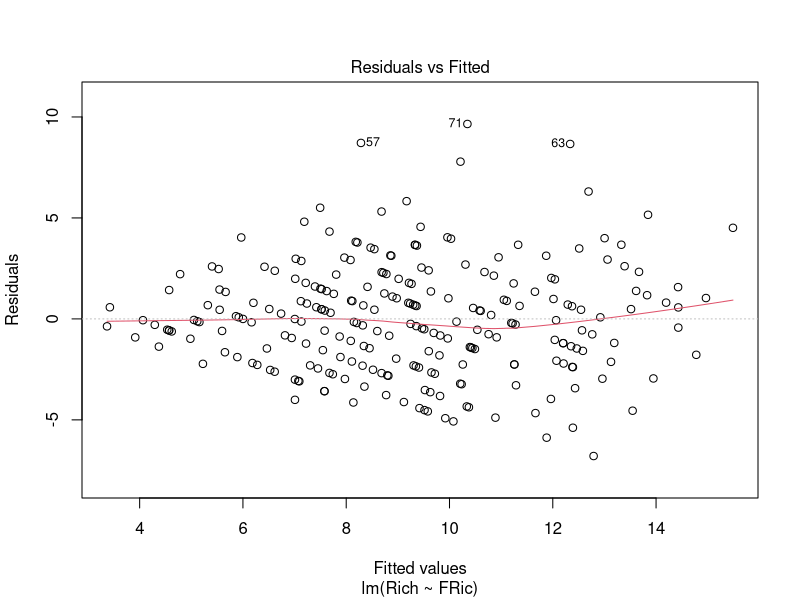
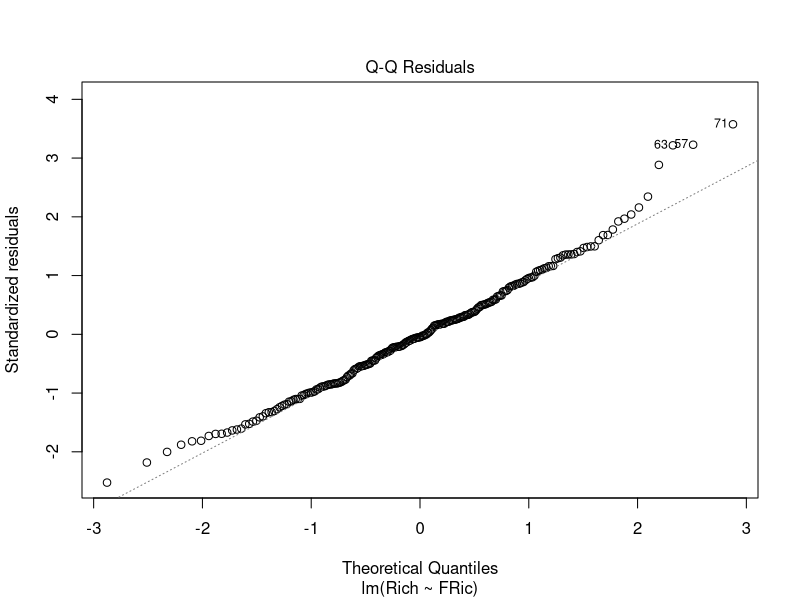
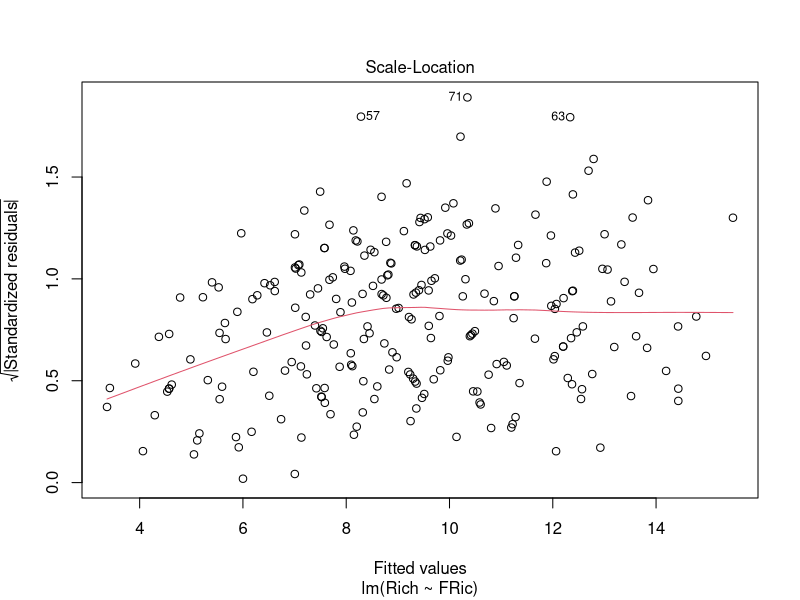
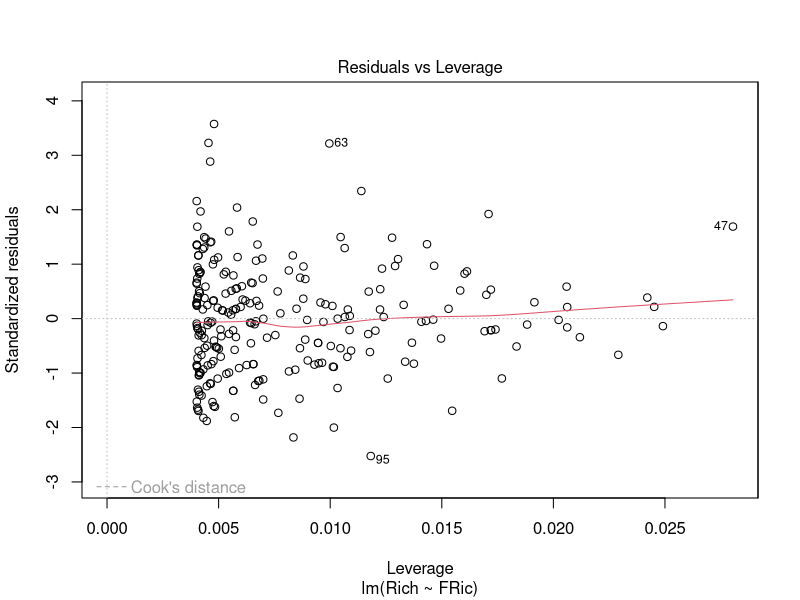
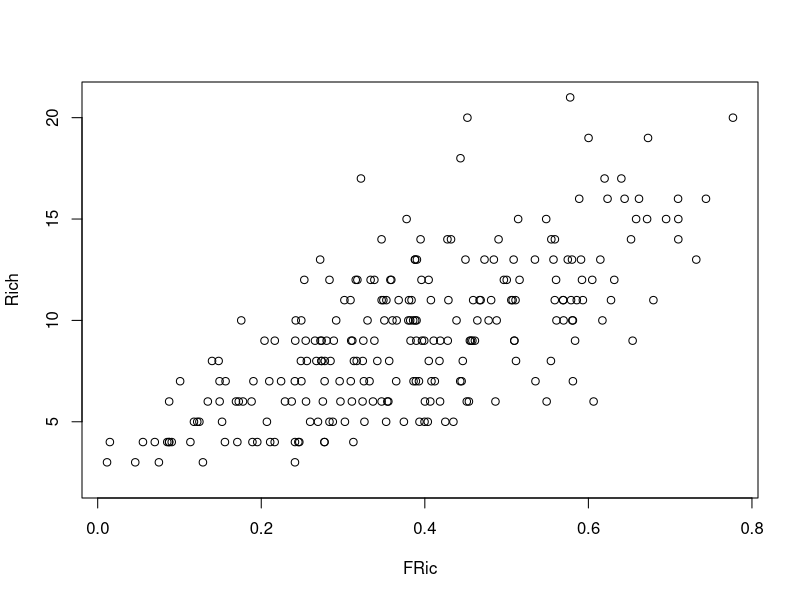
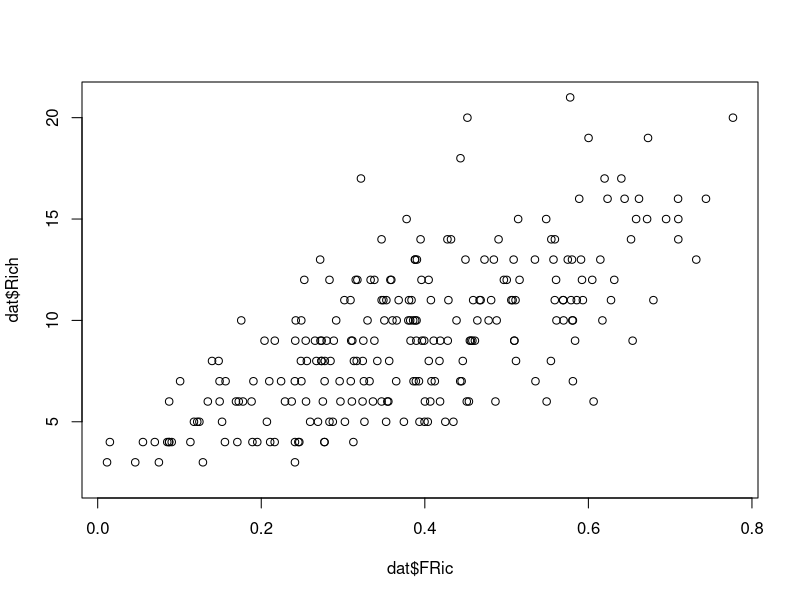

Here is the R script that generated these plots, in order: (Note: this script raises an error after producing the figures.)
# R Workshop: Basic statistics in R made simple
# Date: 10/27/2021 updated 11/01/2024
# author: katya
# R version 4.1.3 "One Push-up"

###################################
# Part 1. Configure the environment
# Set working directory (where the source files are) to the file location (only RStudio)
setwd(dirname(rstudioapi::getActiveDocumentContext()$path))

# If the above does not work (and the folder has been unzipped),
# manually set working directory by setwd("~/your path"), or, if you don't know the path,
# by going to top menu -> Session -> Set Working Directory -> Choose Directory

# Install and read in required packages, install only the packages which are not found if you call them below
# install.packages(c("reshape2", "stringi", "scales", "stringr", "plyr", "dplyr", "viridis", "ggplot2", 
#                    "vegan", "Hmisc"))
library(reshape2) # data wrangling
library(stringi) # string manipulation
library(stringr) # string manipulation
library(scales) # plotting
library(plyr) # data wrangling
library(dplyr) # data wrangling
library(viridis) # color palette
library(ggplot2) # plotting
library(vegan) # ordination
library(Hmisc) # to generate cross-correlations with p-values

# Load the file, data from https://doi.org/10.1086/704713
dat <- read.csv("fishFdGl.csv") # read in a .csv and assign it to an object named dat
# you can use any name for your object but it cannot start with neither a number nor a symbol

# Examine object structure, note factors, characters, numeric, ensure that dates are read in correct format
# Most error codes in the beginning will result from incorrect data structure, see examples
# browseURL("https://doi.org/10.4033/iee.2013.6b.6.f") # this will open a browser window
# https://vita.had.co.nz/papers/tidy-data.pdf # R Studio also hyperlinks directly

# tip: only ever generate tidy data, it is not an option 
# but if data came to you in a non-tidy format, do not re-wrangle manually (and that requires advanced magic)

str(dat) 
str(iris) # some datasets are already provided in R, useful for testing

# Examine data summary, note if any variables have unexpected NAs (will affect behavior of some functions)
summary(dat)

# Subset the data to exclude certain values (eg < 0, NA, certain sites)
dat <- subset(dat, RaoQ > 0) 

colnames(dat) <- make.names(colnames(dat)) # can use this to fix syntactically incorrect column names; these are ok
colnames(dat) # so nothing happens, names still the same

# Coding philosophy tip: any new dataset should be thoroughly examined before diving in to analyze it, structure and EDA

###################################
# Part 2. Regression (and its non-linear flavors, transformations, custom figures and intro to debugging)

# Simple linear regression
fit <- lm(Rich ~ FRic, data = dat) # fit a linear model with a base function lm()
# examine fit object in the environment: what do you see?
summary(fit) # summarize model output

x <- summary(fit) # examine the summary object
x$r.squared # model coefficients can be extracted, you do not need to remember this, only that it is possible

# Stat philosophy tip: analyses are easy, any existing analysis can be replicated, assumptions are the tricky part

# LR has stringent assumptions, check if those are met
plot(fit) # plot is a generic function, performs differently depending on package and object type!
# NB: you need to interact with the console window below

# Simple plot of the relationship, from base graphics
plot(Rich ~ FRic, data = dat)
plot(dat$Rich ~ dat$FRic) # an alternative not requiring specifying the dataset
plot(Rich ~ FRic) # but this won't work unless you define those objects beforehand!

# Log-transformation can be added directly to the plotting function
plot(Rich ~ log(FRic), data = dat) # note that, unlike Excel, default log is base e not 10
# also note how transformation makes data distribution "worse" in this case

# Output results of cross-correlations with p-values as a .csv
allCoef <- rcorr(as.matrix(dat[,-1]), type = "pearson") # can also do spearman; removing site IDs from dat
write.csv(unclass(allCoef), "corr.csv") # unclass a list to enable conversion to .csv
# tip: comment out parts of your code which can over-write outputs

# Multiple Linear Regression (and object re-assignment)
fit <- lm(Rich ~ FRic + RaoQ, data = dat)
summary(fit) # NB this over-wrote the previous "fit" object, it is irretrievably lost

# Optional: explore Generalized Additive Models, Quantile regression
# Optional: explore highest-ranked questions/answers on CV https://stats.stackexchange.com/questions/tagged/regression
# Task 1. Test the linear relationship between Sepal.Width and Petal.Width in the iris data



###################################
# More advanced plotting
pdf("richnessRaoQ.pdf", width = 6, height = 4) # use to write to a .pdf, don't forget to close off the device
p <- ggplot(dat, aes(x = Rich, y = RaoQ, col = FRic)) +  #define aesthetics (x, y)
  geom_point(alpha = 0.7, size = 2) + # define point transparency and size
  geom_smooth(method = "loess", se = TRUE, linewidth = 0.8, alpha = 0.1, col = "black") + # model type/transparency/color
  xlab("Fish species richness") + ylab("Functional diversity") + # Label axes
  theme_bw() + theme(axis.text.x = element_text(size = 8), axis.title=element_text(size = 14), 
                     panel.grid.major = element_blank(),
                     panel.grid.minor = element_blank(), legend.position = c(0.9, 0.75))  # change theme from default
p + scale_color_viridis(option = "plasma") # add custom color
dev.off() # close off the device if outputting to .pdf; if file is open will give an over-write error

# Let's test this code step by step to understand code testing/debugging
# tip: implement unit testing
ggplot(dat, aes(x = Rich, y = RaoQ, col = FRic)) # Empty plot: did not specify what we want plotted, histograms, points 

ggplot(dat, aes(x = Rich, y = RaoQ, col = FRic)) +  
  geom_point(alpha = 0.7, size = 2) # NB remove the trailing + when testing step by step

ggplot(dat, aes(x = Rich, y = RaoQ, col = FRic)) +
  geom_point(alpha = 0.7, size = 2) + 
  geom_smooth(method = "lm", se = TRUE, size = 0.8, alpha = 0.1, col = "black") 

# tip: keep modifying arguments to see what changes (or read documentation!)

show_col(viridis_pal()(10))
show_col(viridis_pal(option = "inferno")(20))

# tip: do not use Excel for plotting, especially not default colors, it looks unprofessional
# ok to use default ggplot colors but they are not optimized for color-blindness and printing and it looks a bit lazy

# ggplot textbook https://ggplot2-book.org/ 
# Discuss philosophy of ggplot, what is advanced?
# Optional: find a figure you would like to recreate


###################################
# Part 3. ANOVA (plus joining, creating columns and parsing names, loops)

# Predictors are in a different source file, read it in and join (one of the most useful for ex-Excel users)
pred <- read.csv("fishFdGlFactorsFake.csv") # filename means these are made-up predictors
str(pred)
summary(as.factor(pred$lake))
summary(as.factor(pred$TP))

full <- join(dat, pred, by = "Site", type = "left") # joining column name must be exactly equivalent 

# Optional: play with join types, these are very useful, 
# More relational data from hadley here https://r4ds.had.co.nz/relational-data.html

# One-way ANOVA with Tukey pairwise comparisons
fit <- aov(Rich ~ lake, dat = full) # apply aov() function to joined data
# NB how aov() assumes lake is a factor, this is actually very advanced magic
summary(fit)
TukeyHSD(fit) # examine which contrasts are significant

# Two-way ANOVA with an interaction effect
fit <- aov(Rich ~ lake + TP + lake:TP, dat = full)
summary(fit) # NB fit object is over-written
# stats tip: for higher-order models, interpret interactions before you interpret main effects

# ANCoVA
fit <- aov(Rich ~ lake + FRic, dat = full) # compare to lm()
summary(fit)

# An aside: learn to create new columns, parse and create new labels
full$id <- paste(full$lake, full$TP, sep = ".") # create a new ID from lake and TP, separated by .

# on second though, I only want the first part of lake's string, and as factor, not as character
full$id <- as.factor(paste(stri_sub(full$lake, 1,2), full$TP, sep = ".")) 
fit <- aov(Rich ~ id, dat = full)
summary(fit)

# Create a new quantitative column based on a factor via ifelse statement
full$concentration <- ifelse(full$TP == "low", 0.5, 3) # for each row, if TP is "low" assign value 0.5, else assign 3
summary(full$concentration)

## ANOVA for each factor level, intro to loops and saving output to a text file

# sink('analysis-output.txt', append=TRUE) # this will output results directly to file
labels <- unique(full$lake) # create levels for looping

for (i in labels){
  # dataset <- full[full$lake == "Erie",]  # troubleshoot loops by setting i to a value (and don't run the for line)
  dataset <- full[full$lake == i,]  # select rows from dataset with particular site label
  ymod<- summary(aov(Rich ~ TP, dat = dataset))   # Fit a one-way ANOVA
  cat(paste('\nLake:', i, '\n')) # paste lake name
  print(ymod) # paste results
}
# sink() # forget to close the sink and everything else you do will append to that file no error flag!

# Task 2. Test an ANOVA model of Sepal.Width by Species in the iris data followed by the Tukey pairwise comparison




###################################
# Part 4. Introduction to ordination (ln. 194)
# Most commonly used to summarize species or environmental data in fewer dimensions

dat2 <- read.csv("species.csv") # read in the dataset
spp <- dat2[, 2:66] # subset dataframe to exclude ID and predictors
# tip: this is a poor practice to subset by column location, we can do better
spp <- subset(dat2, select = -c(plotYear, year, trt, elev))
env <- subset(dat2, select = c(year, trt, elev)) # subset dataframe to environmental predictors

# Remove rare species, ordination is often sensitive to very rare species
spp2 <- spp[ , colSums(spp != 0) > 5] # subset dataframe to columns whose sums of values not equal to zero > 5

# Non-metric Multidimensional scaling
fit <- metaMDS(spp2) 
fit

# Note there is no convergence, do not proceed
# Let's use this as an example to learn default arguments of a function
??metaMDS

# scroll to usage, note argument defaults distance = "bray", k (dimensions) = 2, 
# trymax = 20 (number of random tries to reach solution)
fit <- metaMDS(spp2, k = 3, maxtry = 40, autotransform = FALSE) # increasing dimensionality allows to find a solution
fit
# browseURL("https://cran.r-project.org/web/packages/vegan/vignettes/FAQ-vegan.html") # more examples 

# Simple plot of ordination results in 2D
plot(fit)
plot(fit, display = "species", type = "text") # useful to check outliers

# Let's bring in treatment/predictor variables and make a more complex graph
trt <- env$trt # this could have been defined directly in the plotting function actually

col <- viridis(3, direction = -1) # define color scheme
# col <- c("purple", "blue", "green", "red", "orange") # alternative color scheme

plot(fit, display = "sites")
points(fit, col = col[trt], bg = col[trt], pch = 21)
legend("bottomright", legend = levels(as.factor(trt)), col = col, pt.bg = col, bty = "n", pch = 21)
ordihull(fit, groups = trt, draw ="polygon", col = col, label = FALSE)

# Task 3. Run a Principal Component Analysis on iris data. Tips: can use rda() in vegan; remove non-numeric Species col



###################################
# Part 5. Most common R error codes

# could not find function: whew, package not loaded
# object not found: object has not been created, likely misspelled object name
plot(ft, display = "sites")

# unexpected symbol or input: incorrect punctuation
# plot(fit;  display = "sites")
# plot(fit  display = "sites")

# subscript out of bounds: 
# variable lengths differ: most often because comparing vectors of unequal size
x <- seq(1, 10, 1)
y <- seq(1, 10, 0.5)
plot(x ~ y)

# object of type 'closure' is not subsettable
# non-numeric argument to a binary operator: check data structure but could be much more complex
# A single non-numeric character makes the entire column a character, watch for N/A vs NA
x <- c(1:5, "a")
str(x)
x <- c(1:5, NA)
str(x)

# Function-specific error codes
# only defined on a data frame with all numeric variables 
metaMDS(iris) #tried to run NMDS on a full dataset with IDs

###################################
# Next steps: practice R coding and basic stats at your own pace with 
# install.packages("swirl")
# library(swirl)
# swirl()

# Use https://stackoverflow.com/ to get answers or search top rated questions for peer-reviewed statistical advice
